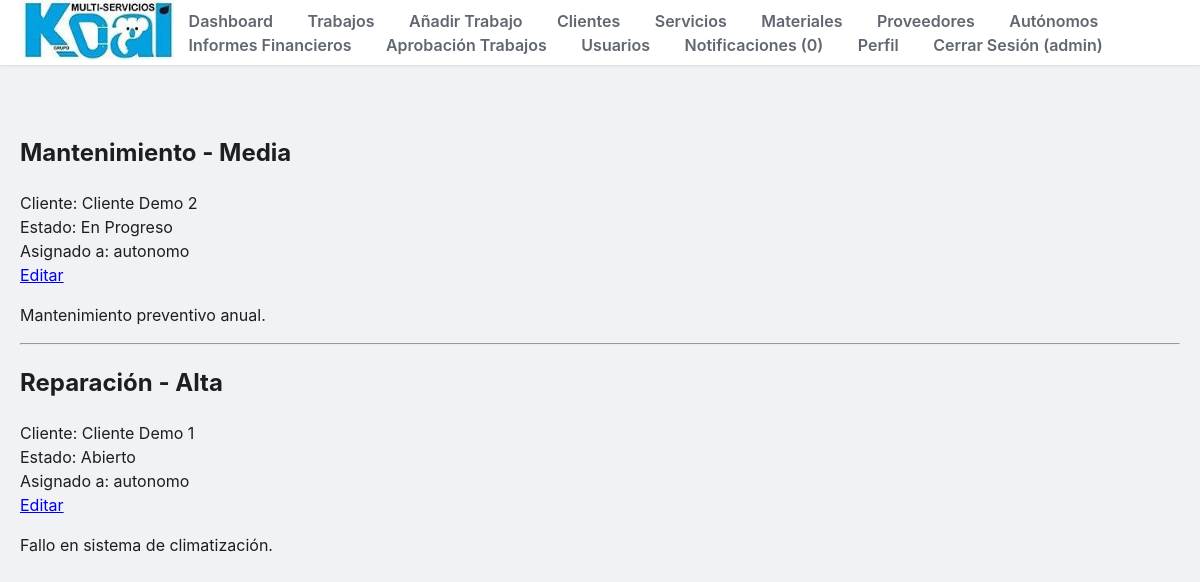
Page /jobs/ (signed in) on the committed database.
### tables this page shows
CREATE TABLE users (
  id INTEGER PRIMARY KEY AUTOINCREMENT,
  username TEXT NOT NULL UNIQUE,
  password_hash TEXT NOT NULL,
  role TEXT, -- This will store the role code (e.g., 'admin', 'cliente')
  nombre TEXT,
  telefono TEXT,
  email TEXT,
  nif TEXT,
  created_at TEXT DEFAULT CURRENT_TIMESTAMP
);

CREATE TABLE tickets (
  id INTEGER PRIMARY KEY AUTOINCREMENT,
  cliente_id INTEGER,
  direccion_id INTEGER,
  equipo_id INTEGER,
  source TEXT, -- whatsapp, web, llamada, wallapop
  tipo TEXT, -- mantenimiento, averia, instalacion, vertical, impermeabilizacion
  prioridad TEXT, -- baja, media, alta, urgente
  estado TEXT DEFAULT 'abierto',
  sla_due TEXT, -- TIMESTAMP in SQLite is TEXT
  asignado_a INTEGER,
  creado_por INTEGER,
  descripcion TEXT,
  created_at TEXT DEFAULT CURRENT_TIMESTAMP,
  FOREIGN KEY (cliente_id) REFERENCES clientes(id),
  FOREIGN KEY (direccion_id) REFERENCES direcciones(id),
  FOREIGN KEY (equipo_id) REFERENCES equipos(id),
  FOREIGN KEY (asignado_a) REFERENCES users(id),
  FOREIGN KEY (creado_por) REFERENCES users(id)
);

CREATE TABLE clientes (
  id INTEGER PRIMARY KEY AUTOINCREMENT,
  nombre TEXT NOT NULL UNIQUE,
  telefono TEXT,
  email TEXT,
  nif TEXT,
  created_at TEXT DEFAULT CURRENT_TIMESTAMP
);

### backend/jobs.py (the view)
@bp.route('/')
@login_required
def list_jobs():
    db = get_db()
    jobs = db.execute(
        '''
        SELECT
            t.id, t.tipo, t.prioridad, t.estado, t.descripcion,
            c.nombre AS client_nombre, u.username AS assigned_user_username
        FROM tickets t
        JOIN clientes c ON t.cliente_id = c.id
        LEFT JOIN users u ON t.asignado_a = u.id
        ORDER BY t.id DESC
        '''
    ).fetchall()
    return render_template('trabajos/list.html', jobs=jobs)

### backend/auth.py (called while the page is built)
def login_required(view):
    @functools.wraps(view)
    def wrapped_view(**kwargs):
        if not current_user.is_authenticated:
            return redirect(url_for('auth.login'))
        return view(**kwargs)
    return wrapped_view

    @staticmethod
    def from_row(row):
        if row is None:
            return None
        return User(row["id"], row["username"], row["password_hash"], row["role"])

### backend/db.py (called while the page is built)
def get_db():
    if "db" not in g:
        try:
            path = current_app.config["DATABASE"]
            os.makedirs(os.path.dirname(path), exist_ok=True)
            g.db = sqlite3.connect(path, detect_types=sqlite3.PARSE_DECLTYPES)
            g.db.row_factory = sqlite3.Row
        except sqlite3.Error as e:
            print(f"ERROR: Could not connect to database in get_db: {e}")
            import traceback
            traceback.print_exc()
            g.db = None # Set g.db to None to avoid repeated attempts
            return None # Return None to indicate failure
    return g.db

### templates/trabajos/list.html (shortened to what this page needs)
{% extends 'base.html' %}
{% block content %}
  {% for job in jobs %}
    <article class="job-item">
      <header>
        <div>
          <h1>{{ job['tipo'] }} - {{ job['prioridad'] }}</h1>
          <div class="about">Cliente: {{ job['client_nombre'] }}</div>
          <div class="about">Estado: {{ job['estado'] }}</div>
          <div class="about">Asignado a: {{ job['assigned_user_username'] }}</div>
        </div>
        {% if g.user %}
          <a class="action" href="{{ url_for('jobs.edit_job', job_id=job['id']) }}">Editar</a>
        {% endif %}
      </header>
      <p class="body">{{ job['descripcion'] }}</p>
    </article>
    {% if not loop.last %}
      <hr>
    {% endif %}
  {% endfor %}
{% endblock %}

### templates/base.html (shortened to what this page needs)
<!DOCTYPE html>
<html lang="es">
<head>
    <link rel="stylesheet" href="{{ url_for('static', filename='style.css') }}">
</head>
<body>
    <header class="main-header">
        <div class="header-container">
            <a href="{{ url_for('index') if current_user.is_authenticated else url_for('auth.login') }}">
                <img src="{{ url_for('static', filename='logo.jpg') }}" alt="Grupo Koal Logo" class="logo">
            </a>
            <nav>
                {% if current_user.is_authenticated %}
                    <a href="{{ url_for('index') }}">Dashboard</a>
                    <a href="{{ url_for('jobs.list_jobs') }}">Trabajos</a>
                    <a href="{{ url_for('jobs.add_job') }}">Añadir Trabajo</a>
                    <a href="{{ url_for('clients.list_clients') }}">Clientes</a>
                    <a href="{{ url_for('services.list_services') }}">Servicios</a>
                    <a href="{{ url_for('materials.list_materials') }}">Materiales</a>
                    <a href="{{ url_for('providers.list_providers') }}">Proveedores</a>
                    <a href="{{ url_for('freelancers.list_freelancers') }}">Autónomos</a>
                    <a href="{{ url_for('reports.financial_reports') }}">Informes Financieros</a>
                    <a href="{{ url_for('jobs.list_jobs') }}">Aprobación Trabajos</a>
                    <a href="{{ url_for('users.list_users') }}">Usuarios</a>
                    <a href="{{ url_for('notifications.list_notifications') }}">Notificaciones (<span id="notification-count">0</span>)</a>
                    <a href="{{ url_for('profile.user_profile') }}">Perfil</a>
                    <a href="{{ url_for('auth.logout') }}">Cerrar Sesión ({{ current_user.username }})</a>
                {% else %}
                    <a href="{{ url_for('about.about') }}">Quiénes Somos</a>
                    <a href="{{ url_for('auth.login') }}">Iniciar Sesión</a>
                    <a href="{{ url_for('auth.register_general') }}">Registrarse</a>
                {% endif %}
            </nav>
        </div>
    </header>
    <main class="container">
        {% block content %}{% endblock %}
    </main>
</body>
</html>

### static/style.css (style rules this page uses)
body { font-family: -apple-system, BlinkMacSystemFont, "Segoe UI", Roboto, "Helvetica Neue", Arial, sans-serif; background-color: #f0f2f5; color: #1c1e21; line-height: 1.5; margin: 0; padding: 0; }
.container { max-width: 1200px; margin: 0 auto; padding: 20px; }
.main-header { background: #fff; box-shadow: 0 1px 2px rgba(0, 0, 0, 0.1); padding: 0 20px; margin-bottom: 30px; }
.header-container { display: flex; justify-content: space-between; align-items: center; max-width: 1200px; margin: 0 auto; height: 65px; }
.logo { max-height: 60px; width: auto; }
nav a { color: #606770; text-decoration: none; font-weight: 600; padding: 10px 15px; border-radius: 6px; transition: background-color 0.2s; }

### rows in the picture
users: username "admin"
tickets: tipo "Mantenimiento", prioridad "Media", client_nombre "Cliente Demo 2", estado "En Progreso", assigned_user_username "autonomo", descripcion "Mantenimiento preventivo anual."
tickets: tipo "Reparación", prioridad "Alta", client_nombre "Cliente Demo 1", estado "Abierto", assigned_user_username "autonomo", descripcion "Fallo en sistema de climatización."
